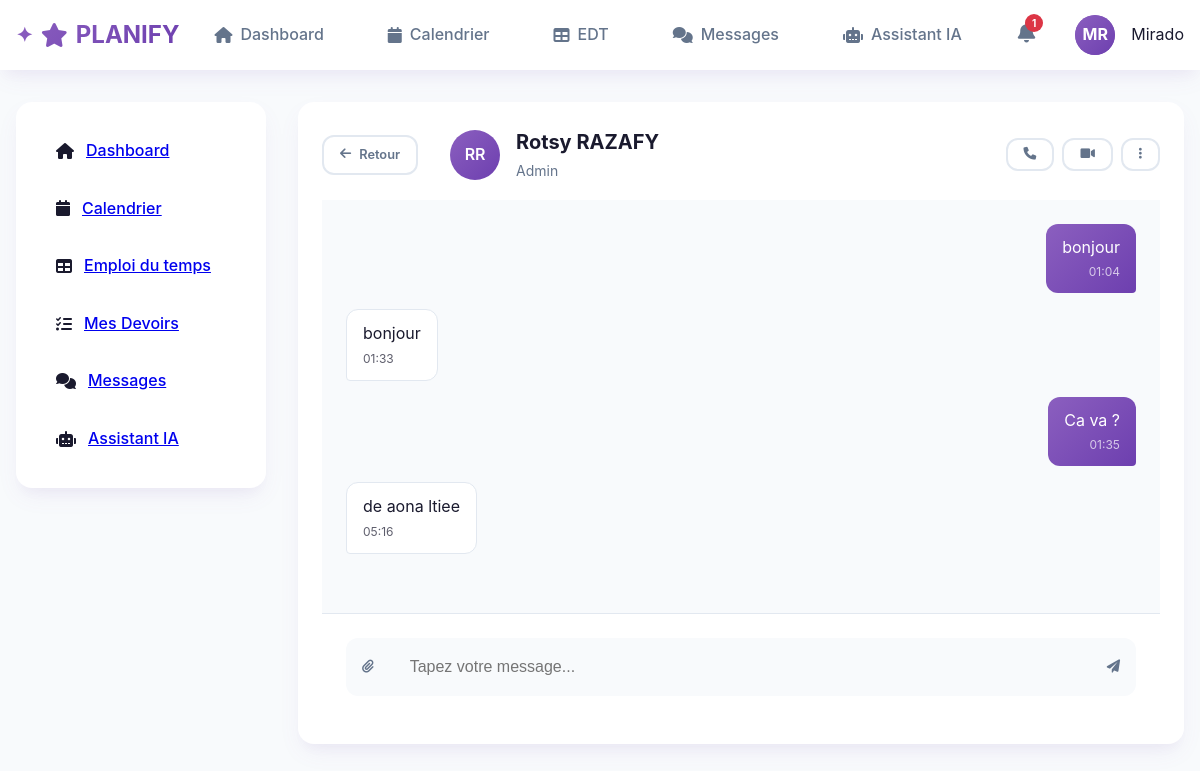
The app's page /chat/3 (signed in) with its own data.
### models/user.py (models this page shows, shortened)
class User(UserMixin, db.Model):
    __tablename__ = 'users'
    id = db.Column(db.Integer, primary_key=True)
    email = db.Column(db.String(120), unique=True, nullable=False)
    password_hash = db.Column(db.String(256), nullable=False)
    nom = db.Column(db.String(64), nullable=False)
    prenom = db.Column(db.String(64), nullable=False)
    role = db.Column(db.String(20), nullable=False)  # admin, professeur, eleve
    photo = db.Column(db.String(256), default='default.jpg')
    created_at = db.Column(db.DateTime, default=datetime.utcnow)
    is_active = db.Column(db.Boolean, default=True)
    profile_photo = db.Column(db.String(255), nullable=True)
    bio = db.Column(db.Text, nullable=True)
    phone = db.Column(db.String(20), nullable=True)
    birth_date = db.Column(db.Date, nullable=True)
    email_notifications = db.Column(db.Boolean, default=True)
    homework_reminders = db.Column(db.Boolean, default=True)
    theme = db.Column(db.String(10), default='light')  # light, dark, auto
    language = db.Column(db.String(5), default='fr')
    events = db.relationship('Event', backref='author', lazy='dynamic')
    courses_teaching = db.relationship('Course', backref='teacher', lazy='dynamic')
    sent_messages = db.relationship('Message', foreign_keys='Message.sender_id', backref='sender', lazy='dynamic')
    chats_started = db.relationship('ChatRoom', foreign_keys='ChatRoom.user1_id', backref='user1', lazy='dynamic')
    chats_received = db.relationship('ChatRoom', foreign_keys='ChatRoom.user2_id', backref='user2', lazy='dynamic')
    ai_chats = db.relationship('AIChat', backref='user', lazy='dynamic')
    def get_initials(self):
        return f"{self.prenom[0]}{self.nom[0]}".upper()

### models/chat.py (models this page shows, shortened)
class Message(db.Model):
    __tablename__ = 'messages'
    id = db.Column(db.Integer, primary_key=True)
    content = db.Column(db.Text, nullable=False)
    chat_id = db.Column(db.Integer, db.ForeignKey('chat_rooms.id'), nullable=False)
    sender_id = db.Column(db.Integer, db.ForeignKey('users.id'), nullable=False)
    read = db.Column(db.Boolean, default=False)
    created_at = db.Column(db.DateTime, default=datetime.utcnow)

### app.py (the view)
@app.route('/chat/<int:chat_id>')
@login_required
def chat_room(chat_id):
    chat = ChatRoom.query.get_or_404(chat_id)
    if not chat.can_user_access(current_user.id, current_user.role):
        flash('Accès non autorisé', 'error')
        return redirect(url_for('chat_inbox'))
    other_user = chat.user2 if chat.user1_id == current_user.id else chat.user1
    Message.query.filter_by(chat_id=chat_id, read=False).filter(Message.sender_id != current_user.id).update({'read': True})
    db.session.commit()
    all_messages = Message.query.filter_by(chat_id=chat_id).order_by(Message.created_at.asc()).all()
    visible_messages = []
    for message in all_messages:
        if chat.is_message_visible_to_user(message, current_user.id, current_user.role):
            visible_messages.append(message)
    return render_template('chat_room.html',
                         chat=chat,
                         other_user=other_user,
                         messages=visible_messages)

### app.py (called while the page is built)
@login_manager.user_loader
def load_user(user_id):
    return User.query.get(int(user_id))

### models/chat.py (called while the page is built)
    def can_user_access(self, user_id, user_role):
        if user_id in [self.user1_id, self.user2_id]:
            return True
        return False

    def is_message_visible_to_user(self, message, user_id, user_role):
        if self.channel_type == 'direct':
            return user_id in [self.user1_id, self.user2_id]
        elif self.channel_type == 'prof_student':
            if user_role == 'professeur' and message.sender.role == 'admin':
                return False
            return user_id in [self.user1_id, self.user2_id]
        return user_id in [self.user1_id, self.user2_id]

### templates/chat_room.html (shortened to what this page needs)
{% extends "base.html" %}
{% block content %}
<div class="card">
    <div class="card-header">
        <div class="chat-header">
            <a href="{{ url_for('chat_inbox') }}" class="btn btn-outline btn-sm">
                <i class="fas fa-arrow-left"></i>
                Retour
            </a>
            <div class="chat-user-info">
                <div class="user-avatar">{{ other_user.get_initials() }}</div>
                <div>
                    <h3>{{ other_user.prenom }} {{ other_user.nom }}</h3>
                    <span class="user-role">{{ other_user.role }}</span>
                </div>
            </div>
            <div class="chat-actions">
                <button class="btn btn-outline btn-sm">
                    <i class="fas fa-phone"></i>
                </button>
                <button class="btn btn-outline btn-sm">
                    <i class="fas fa-video"></i>
                </button>
                <button class="btn btn-outline btn-sm">
                    <i class="fas fa-ellipsis-v"></i>
                </button>
            </div>
        </div>
    </div>
    <div class="chat-container">
        <div class="messages-container" id="messagesContainer">
            {% for message in messages %}
            <div class="message {% if message.sender_id == current_user.id %}message-sent{% else %}message-received{% endif %}">
                <div class="message-content">
                    <div class="message-text">{{ message.content }}</div>
                    <div class="message-time">{{ message.created_at.strftime('%H:%M') }}</div>
                </div>
            </div>
            {% endfor %}
        </div>
        <div class="message-input-container">
            <div class="message-input-wrapper">
                <button class="btn-attachment">
                    <i class="fas fa-paperclip"></i>
                </button>
                <input type="text" id="messageInput" placeholder="Tapez votre message..." class="message-input">
                <button id="sendMessage" class="btn-send">
                    <i class="fas fa-paper-plane"></i>
                </button>
            </div>
        </div>
    </div>
</div>
{% endblock %}

### templates/base.html (shortened to what this page needs)
<!DOCTYPE html>
<html lang="fr">
<head>
    <link rel="stylesheet" href="{{ url_for('static', filename='css/style.css') }}">
    <link href="https://cdnjs.cloudflare.com/ajax/libs/font-awesome/6.0.0/css/all.min.css" rel="stylesheet">
</head>
<body>
    <nav class="navbar">
        <div class="navbar-container">
            <div class="logo">
                <i class="fas fa-star"></i>
                PLANIFY
            </div>
            {% if current_user.is_authenticated %}
            <div class="nav-links">
                <a href="{{ url_for('dashboard') }}" class="nav-link {% if request.endpoint == 'dashboard' %}active{% endif %}">
                    <i class="fas fa-home"></i>
                    Dashboard
                </a>
                <a href="{{ url_for('calendar') }}" class="nav-link {% if request.endpoint == 'calendar' %}active{% endif %}">
                    <i class="fas fa-calendar"></i>
                    Calendrier
                </a>
                <a href="{{ url_for('edt') }}" class="nav-link {% if request.endpoint == 'edt' %}active{% endif %}">
                    <i class="fas fa-table"></i>
                    EDT
                </a>
                <a href="{{ url_for('chat_inbox') }}" class="nav-link {% if request.endpoint == 'chat_inbox' %}active{% endif %}">
                    <i class="fas fa-comments"></i>
                    Messages
                </a>
                <a href="{{ url_for('ai_chat') }}" class="nav-link {% if request.endpoint == 'ai_chat' %}active{% endif %}">
                    <i class="fas fa-robot"></i>
                    Assistant IA
                </a>
                {% if current_user.role == 'eleve' %}
                {% include 'notifications.html' %}
                {% endif %}
                <div class="user-menu">
                    <div class="user-avatar" onclick="toggleUserDropdown()">
                        {% if current_user.profile_photo %}
                        <img src="{{ url_for('static', filename='uploads/profiles/' + current_user.profile_photo) }}"
                             alt="Photo de profil" class="profile-photo">
                        {% else %}
                        <div class="avatar-initials">{{ current_user.get_initials() }}</div>
                        {% endif %}
                    </div>
                    <span class="user-name">{{ current_user.prenom }}</span>
                </div>
            </div>
            {% endif %}
        </div>
    </nav>
    <div class="main-container">
        {% if current_user.is_authenticated %}
        <aside class="sidebar">
            <ul class="sidebar-menu">
                <li class="sidebar-item {% if request.endpoint == 'dashboard' %}active{% endif %}">
                    <i class="fas fa-home"></i>
                    <a href="{{ url_for('dashboard') }}">Dashboard</a>
                </li>
                <li class="sidebar-item {% if request.endpoint == 'calendar' %}active{% endif %}">
                    <i class="fas fa-calendar"></i>
                    <a href="{{ url_for('calendar') }}">Calendrier</a>
                </li>
                <li class="sidebar-item {% if request.endpoint == 'edt' %}active{% endif %}">
                    <i class="fas fa-table"></i>
                    <a href="{{ url_for('edt') }}">Emploi du temps</a>
                </li>
                {% if current_user.role in ['eleve', 'professeur', 'admin'] %}
                <li class="sidebar-item {% if request.endpoint in ['homework', 'homework_detail'] %}active{% endif %}">
                    <i class="fas fa-tasks"></i>
                    <a href="{{ url_for('homework') }}">
                        {% if current_user.role == 'admin' %}Gestion Devoirs{% else %}Mes Devoirs{% endif %}
                    </a>
                </li>
                {% endif %}
                <li class="sidebar-item {% if request.endpoint == 'chat_inbox' %}active{% endif %}">
                    <i class="fas fa-comments"></i>
                    <a href="{{ url_for('chat_inbox') }}">Messages</a>
                </li>
                <li class="sidebar-item {% if request.endpoint == 'ai_chat' %}active{% endif %}">
                    <i class="fas fa-robot"></i>
                    <a href="{{ url_for('ai_chat') }}">Assistant IA</a>
                </li>
            </ul>
        </aside>
        {% endif %}
        <main class="content">
            {% block content %}{% endblock %}
        </main>
    </div>
</body>
</html>

### static/css/style.css (style rules this page uses)
:root { --primary: #8B5FBF; --primary-dark: #6D3FAF; --secondary: #FF6B9D; --accent: #00D4AA; --dark: #1A1A2E; --light: #F8FAFC; --gray: #64748B; --gray-light: #E2E8F0; --gradient-primary: linear-gradient(135deg, #8B5FBF 0%, #6D3FAF 100%); --gradient-secondary: linear-gradient(135deg, #FF6B9D 0%, #FF8E53 100%); --gradient-accent: linear-gradient(135deg, #00D4AA 0%, #00B8BA 100%); --shadow: 0 10px 25px -5px rgba(139, 95, 191, 0.1), 0 10px 10px -5px rgba(139, 95, 191, 0.04); --shadow-lg: 0 20px 25px -5px rgba(139, 95, 191, 0.1), 0 10px 10px -5px rgba(139, 95, 191, 0.04); --border-radius: 12px; --border-radius-lg: 16px; }
* { margin: 0; padding: 0; box-sizing: border-box; }
body { font-family: 'Inter', -apple-system, BlinkMacSystemFont, sans-serif; background: var(--light); color: var(--dark); line-height: 1.6; }
.navbar { background: white; box-shadow: var(--shadow); position: sticky; top: 0; z-index: 1000; }
.navbar-container { max-width: 1200px; margin: 0 auto; padding: 0 1rem; display: flex; justify-content: space-between; align-items: center; height: 70px; }
.logo { font-size: 1.5rem; font-weight: 700; background: var(--gradient-primary); -webkit-background-clip: text; -webkit-text-fill-color: transparent; background-clip: text; display: flex; align-items: center; gap: 0.5rem; }
.logo::before { content: "✦"; font-size: 1.25rem; }
.nav-links { display: flex; gap: 2rem; align-items: center; }
.nav-link { text-decoration: none; color: var(--gray); font-weight: 500; padding: 0.5rem 1rem; border-radius: var(--border-radius); transition: all 0.3s ease; display: flex; align-items: center; gap: 0.5rem; }
.user-menu { display: flex; align-items: center; gap: 1rem; }
.user-avatar { width: 40px; height: 40px; border-radius: 50%; background: var(--gradient-primary); display: flex; align-items: center; justify-content: center; color: white; font-weight: 600; font-size: 0.875rem; }
.main-container { max-width: 1200px; margin: 2rem auto; padding: 0 1rem; display: grid; grid-template-columns: 250px 1fr; gap: 2rem; }
.sidebar { background: white; border-radius: var(--border-radius-lg); padding: 1.5rem; box-shadow: var(--shadow); height: fit-content; }
.sidebar-menu { list-style: none; display: flex; flex-direction: column; gap: 0.5rem; }
.sidebar-item { padding: 0.75rem 1rem; border-radius: var(--border-radius); cursor: pointer; transition: all 0.3s ease; display: flex; align-items: center; gap: 0.75rem; font-weight: 500; text-decoration: none; color: inherit; }
.content { min-height: 80vh; }
.card { background: white; border-radius: var(--border-radius-lg); padding: 1.5rem; box-shadow: var(--shadow); margin-bottom: 1.5rem; }
.card-header { display: flex; justify-content: space-between; align-items: center; margin-bottom: 1rem; }
.btn { padding: 0.75rem 1.5rem; border: none; border-radius: var(--border-radius); font-weight: 600; cursor: pointer; transition: all 0.3s ease; text-decoration: none; display: inline-flex; align-items: center; gap: 0.5rem; font-size: 0.875rem; }
.btn-outline { background: transparent; border: 2px solid var(--gray-light); color: var(--gray); }

### templates/base.html (style rules this page uses)
.user-avatar { position: relative; cursor: pointer; width: 40px; height: 40px; border-radius: 50%; overflow: hidden; display: flex; align-items: center; justify-content: center; transition: all 0.3s ease; }
.avatar-initials { background: var(--gradient-primary); color: white; font-weight: 700; font-size: 1rem; width: 100%; height: 100%; display: flex; align-items: center; justify-content: center; border-radius: 50%; }
.user-menu { position: relative; }

### records on screen
User: get_initials "MR", prenom "Mirado"
User: get_initials "RR", prenom "Rotsy", nom "RAZAFY", role "Admin"
Message: content "bonjour", created_at "01:04"
Message: content "bonjour", created_at "01:33"
Message: content "Ca va ?", created_at "01:35"
Message: content "de aona ltiee", created_at "05:16"
